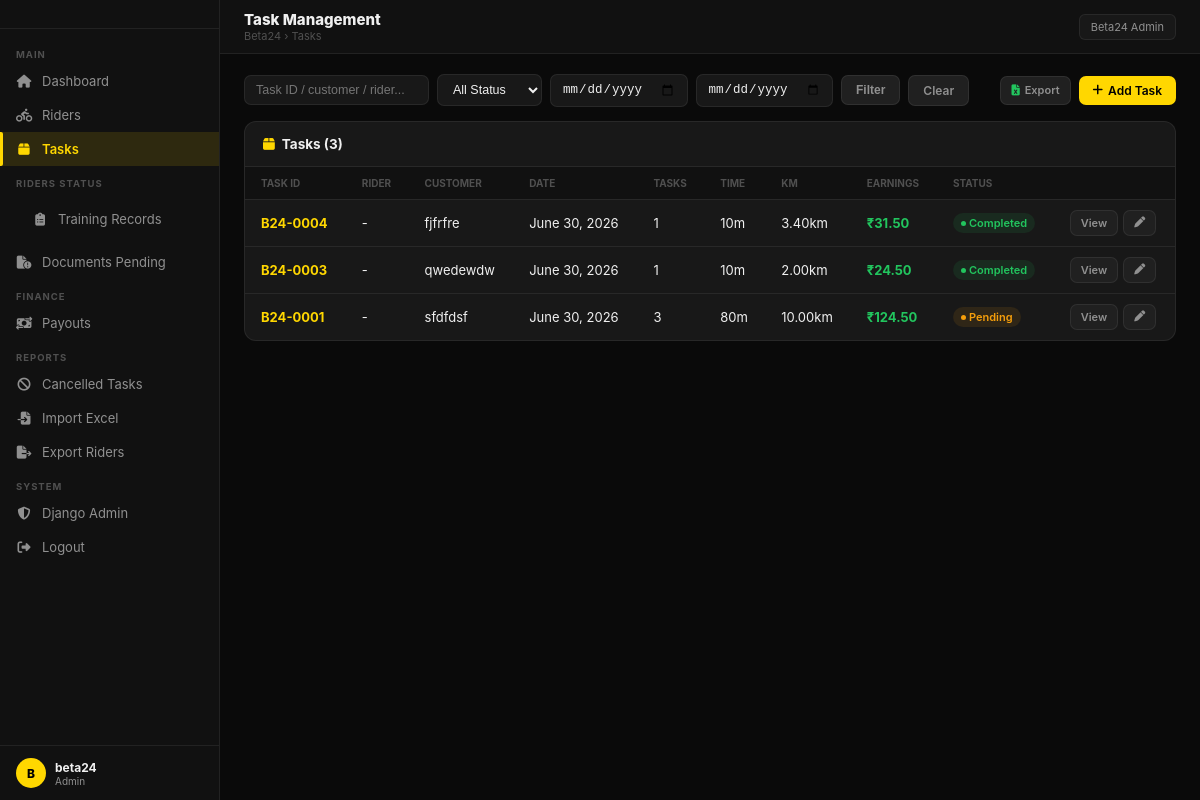
Page /tasks/ (signed in) on the committed database.
### tasks/models.py (models this page shows, shortened)
class Task(models.Model):
    STATUS_CHOICES = [
        ('pending', 'Pending'),
        ('in_progress', 'In Progress'),
        ('completed', 'Completed'),
        ('cancelled', 'Cancelled'),
    ]
    TASK_TYPES = [
        ('delivery', 'Delivery'),
        ('pickup', 'Pickup'),
        ('pickup_delivery', 'Pickup & Delivery'),
        ('other', 'Other'),
    ]
    CANCELLED_BY = [
        ('rider', 'Rider'),
        ('customer', 'Customer'),
        ('company', 'Company'),
    ]
    task_id = models.CharField(max_length=20, unique=True, blank=True)
    rider = models.ForeignKey(Rider, on_delete=models.SET_NULL, null=True, related_name='tasks')
    task_date = models.DateField(default=timezone.now)
    task_type = models.CharField(max_length=30, choices=TASK_TYPES, default='delivery')
    num_tasks = models.PositiveIntegerField(default=1)
    time_taken = models.PositiveIntegerField(default=10)
    distance_km = models.DecimalField(max_digits=6, decimal_places=2, default=2.0)
    customer_name = models.CharField(max_length=100, blank=True)
    customer_number = models.CharField(max_length=15, blank=True)
    pickup_address = models.TextField(blank=True)
    drop_address = models.TextField(blank=True)
    remarks = models.TextField(blank=True)
    status = models.CharField(max_length=20, choices=STATUS_CHOICES, default='pending')
    earnings = models.DecimalField(max_digits=10, decimal_places=2, default=0)
    cancelled_by = models.CharField(max_length=20, choices=CANCELLED_BY, blank=True)
    cancellation_reason = models.TextField(blank=True)
    created_at = models.DateTimeField(auto_now_add=True)
    updated_at = models.DateTimeField(auto_now=True)
    class Meta:
        ordering = ['-task_date', '-created_at']

### tasks/views.py (the view)
# urls.py: path("", views.task_list, name="task_list"),
@login_required
def task_list(request):
    q = request.GET.get('q', '')
    status = request.GET.get('status', '')
    date_from = request.GET.get('from', '')
    date_to = request.GET.get('to', '')
    tasks = Task.objects.select_related('rider').all()
    if q:
        tasks = tasks.filter(
            Q(task_id__icontains=q) |
            Q(customer_name__icontains=q) |
            Q(rider__name__icontains=q))
    if status:
        tasks = tasks.filter(status=status)
    if date_from:
        tasks = tasks.filter(task_date__gte=date_from)
    if date_to:
        tasks = tasks.filter(task_date__lte=date_to)
    return render(request, 'tasks/list.html', {
        'tasks': tasks, 'q': q, 'status': status})

### templates/tasks/list.html (shortened to what this page needs)
{% extends 'base.html' %}
{% block page_title %}Task Management{% endblock %}
{% block breadcrumb %}Tasks{% endblock %}
{% block content %}
<div class="filter-row">
  <form method="get" style="display:flex;gap:8px;flex-wrap:wrap;align-items:center;width:100%;">
    <input type="text" name="q" value="{{ q }}" placeholder="Task ID / customer / rider...">
    <select name="status">
      <option value="">All Status</option>
    </select>
    <input type="date" name="from" value="{{ request.GET.from }}">
    <input type="date" name="to" value="{{ request.GET.to }}">
    <button type="submit" class="btn btn-ghost">Filter</button>
    <a href="{% url 'task_list' %}" class="btn btn-ghost">Clear</a>
    <div style="margin-left:auto;display:flex;gap:8px;">
      <a href="{% url 'task_export' %}" class="btn btn-ghost btn-sm"><i class="fa-solid fa-file-excel" style="color:var(--ok);"></i> Export</a>
      <a href="{% url 'task_add' %}" class="btn btn-y"><i class="fa-solid fa-plus"></i> Add Task</a>
    </div>
  </form>
</div>
<div class="tbl-wrap">
  <div class="tbl-hd"><div class="card-title"><i class="fa-solid fa-box" style="color:var(--y);margin-right:7px;"></i>Tasks ({{ tasks.count }})</div></div>
  <table>
    <thead><tr><th>Task ID</th><th>Rider</th><th>Customer</th><th>Date</th><th>Tasks</th><th>Time</th><th>KM</th><th>Earnings</th><th>Status</th><th></th></tr></thead>
    <tbody>
    {% for t in tasks %}
    <tr>
      <td class="text-y fw7">{{ t.task_id }}</td>
      <td>{{ t.rider.name|default:"-" }}</td>
      <td>{{ t.customer_name|default:"-" }}</td>
      <td>{{ t.task_date }}</td>
      <td>{{ t.num_tasks }}</td>
      <td>{{ t.time_taken }}m</td>
      <td>{{ t.distance_km }}km</td>
      <td class="text-g fw7">{% if t.earnings %}&#8377;{{ t.earnings }}{% else %}-{% endif %}</td>
      <td><span class="badge {% if t.status == 'completed' %}b-g{% elif t.status == 'cancelled' %}b-r{% elif t.status == 'in_progress' %}b-b{% else %}b-w{% endif %}">{{ t.status|title }}</span></td>
      <td style="display:flex;gap:5px;">
        <a href="{% url 'task_detail' t.pk %}" class="btn btn-ghost btn-sm">View</a>
        <a href="{% url 'task_edit' t.pk %}" class="btn btn-ghost btn-sm"><i class="fa-solid fa-pen"></i></a>
      </td>
    </tr>
    {% empty %}<tr><td colspan="10" style="text-align:center;color:var(--t2);padding:24px;">No tasks. <a href="{% url 'task_add' %}">Add first task</a></td></tr>
    {% endfor %}
    </tbody>
  </table>
</div>
{% endblock %}

### templates/base.html (shortened to what this page needs)
{% load static %}
<!DOCTYPE html>
<html lang="en">
<head>
<link rel="stylesheet" href="https://cdnjs.cloudflare.com/ajax/libs/font-awesome/6.5.0/css/all.min.css">
</head>
<body>
<aside class="sb">
  <div class="sb-logo">
  </div>
  <nav class="sb-nav">
    <div class="sb-sec">Main</div>
    <div class="sb-item {% if request.resolver_match.url_name == 'dashboard' %}active{% endif %}">
      <a href="{% url 'dashboard' %}"><i class="fa-solid fa-house"></i> Dashboard</a>
    </div>
    <div class="sb-item {% if 'rider' in request.resolver_match.url_name|default:'' %}active{% endif %}">
      <a href="{% url 'rider_list' %}"><i class="fa-solid fa-person-biking"></i> Riders</a>
    </div>
    <div class="sb-item {% if 'task' in request.resolver_match.url_name|default:'' %}active{% endif %}">
      <a href="{% url 'task_list' %}"><i class="fa-solid fa-box"></i> Tasks</a>
    </div>
    <div class="sb-sec">Riders Status</div>
    <div class="sb-item">
      <div class="sb-item">
      <a href="{% url 'training_records' %}"><i class="fa-solid fa-clipboard-list"></i> Training Records</a>
    </div>
    </div>
    <div class="sb-item">
      <a href="{% url 'rider_list' %}?status=documents_pending"><i class="fa-solid fa-file-circle-exclamation"></i> Documents Pending</a>
    </div>
    <div class="sb-sec">Finance</div>
    <div class="sb-item {% if 'payout' in request.resolver_match.url_name|default:'' %}active{% endif %}">
      <a href="{% url 'payout_list' %}"><i class="fa-solid fa-money-bill-transfer"></i> Payouts</a>
    </div>
    <div class="sb-sec">Reports</div>
    <div class="sb-item">
      <a href="{% url 'cancelled_tasks' %}"><i class="fa-solid fa-ban"></i> Cancelled Tasks</a>
    </div>
    <div class="sb-item">
      <a href="{% url 'excel_import' %}"><i class="fa-solid fa-file-import"></i> Import Excel</a>
    </div>
    <div class="sb-item">
      <a href="{% url 'excel_export' %}"><i class="fa-solid fa-file-export"></i> Export Riders</a>
    </div>
    <div class="sb-sec">System</div>
    <div class="sb-item">
      <a href="/admin/"><i class="fa-solid fa-shield-halved"></i> Django Admin</a>
    </div>
    <div class="sb-item">
      <a href="{% url 'logout' %}"><i class="fa-solid fa-right-from-bracket"></i> Logout</a>
    </div>
  </nav>
  <div class="sb-foot">
    <div class="sb-av">{{ request.user.username|first|upper }}</div>
    <div>
      <div style="font-size:12px;font-weight:700;">{{ request.user.username }}</div>
      <div style="font-size:10px;color:var(--t2);">Admin</div>
    </div>
  </div>
</aside>
<div class="main">
  <div class="topbar">
    <div>
      <div class="topbar-l">{% block page_title %}Dashboard{% endblock %}</div>
      <div class="topbar-sub">Beta24 › {% block breadcrumb %}{% endblock %}</div>
    </div>
    <div class="topbar-r">
      <span style="font-size:11px;color:var(--t2);background:var(--card);border:1px solid var(--b);padding:5px 11px;border-radius:6px;">Beta24 Admin</span>
    </div>
  </div>
  <div class="content">
    {% block content %}{% endblock %}
  </div>
</div>
</body>
</html>

### templates/base.html (style rules this page uses)
:root { --y:#FFD700;--yb:rgba(255,215,0,0.12);--bg:#0A0A0A;--bg2:#111;--card:#181818;--card2:#202020;--b:rgba(255,255,255,0.07);--by:rgba(255,215,0,0.22);--t:#F0F0F0;--t2:#909090;--t3:#505050;--ok:#22C55E;--warn:#F59E0B;--err:#EF4444;--info:#60A5FA;--ok-b:rgba(34,197,94,.1);--warn-b:rgba(245,158,11,.1);--err-b:rgba(239,68,68,.1);--info-b:rgba(96,165,250,.1); }
* { margin:0;padding:0;box-sizing:border-box; }
body { font-family:-apple-system,'Segoe UI',sans-serif;background:var(--bg);color:var(--t);min-height:100vh;display:flex; }
a { color:var(--y);text-decoration:none; }
.sb { width:220px;min-height:100vh;background:var(--bg2);border-right:1px solid var(--b);display:flex;flex-direction:column;position:fixed;top:0;left:0;z-index:100; }
.sb-logo { padding:14px 16px;border-bottom:1px solid var(--b); }
.sb-nav { flex:1;padding:8px 0;overflow-y:auto; }
.sb-sec { font-size:9.5px;color:var(--t3);text-transform:uppercase;letter-spacing:1px;padding:12px 16px 4px;font-weight:700; }
.sb-item { display:flex;align-items:center;gap:10px;padding:9px 16px;font-size:13px;color:var(--t2);position:relative;transition:all .15s; }
.sb-item.active,.sb-item.active a { color:var(--y);font-weight:600; }
.sb-item.active { background:var(--yb); }
.sb-item.active::before { content:'';position:absolute;left:0;top:0;bottom:0;width:3px;background:var(--y);border-radius:0 2px 2px 0; }
.sb-item i { width:16px;text-align:center; }
.sb-item a { color:inherit;display:flex;align-items:center;gap:10px;width:100%; }
.sb-foot { padding:12px 16px;border-top:1px solid var(--b);display:flex;align-items:center;gap:9px; }
.sb-av { width:30px;height:30px;background:var(--y);border-radius:50%;display:flex;align-items:center;justify-content:center;font-size:12px;font-weight:800;color:#000; }
.main { margin-left:220px;flex:1;min-height:100vh;display:flex;flex-direction:column; }
.topbar { background:var(--bg2);border-bottom:1px solid var(--b);padding:0 24px;height:54px;display:flex;align-items:center;justify-content:space-between;position:sticky;top:0;z-index:50; }
.topbar-l { font-size:15px;font-weight:800; }
.topbar-sub { font-size:11px;color:var(--t3); }
.topbar-r { display:flex;align-items:center;gap:10px; }
.content { padding:20px 24px;flex:1; }
.card-title { font-size:13.5px;font-weight:700; }
.btn { display:inline-flex;align-items:center;gap:5px;font-size:12px;padding:7px 14px;border-radius:7px;border:none;cursor:pointer;font-weight:600;transition:all .15s;text-decoration:none; }
.btn-y { background:var(--y);color:#000; }
.btn-ghost { background:var(--card2);border:1px solid var(--b);color:var(--t2); }
.btn-sm { font-size:11px;padding:5px 10px; }
.tbl-wrap { background:var(--card);border:1px solid var(--b);border-radius:12px;overflow:hidden;margin-bottom:18px; }
.tbl-hd { padding:14px 18px;display:flex;align-items:center;justify-content:space-between;border-bottom:1px solid var(--b); }
table { width:100%;border-collapse:collapse; }
th { font-size:10px;font-weight:700;color:var(--t3);text-transform:uppercase;padding:10px 16px;text-align:left;background:rgba(0,0,0,.3);border-bottom:1px solid var(--b); }
td { padding:10px 16px;font-size:13px;border-bottom:1px solid var(--b); }
tr:last-child td { border-bottom:none; }
.badge { display:inline-flex;align-items:center;gap:3px;font-size:11px;font-weight:600;padding:3px 8px;border-radius:20px; }
.badge::before { content:'';width:5px;height:5px;border-radius:50%;background:currentColor; }
.b-g { background:var(--ok-b);color:var(--ok); }
.b-w { background:var(--warn-b);color:var(--warn); }
.filter-row { display:flex;gap:8px;flex-wrap:wrap;margin-bottom:14px;align-items:center; }
.filter-row input,.filter-row select { background:var(--card);border:1px solid var(--b);border-radius:7px;padding:7px 11px;color:var(--t);font-size:12.5px;outline:none; }
.text-y { color:var(--y); }
.text-g { color:var(--ok); }
.fw7 { font-weight:700; }

### rows in the picture
Task: task_id "B24-0004", rider.name "-", customer_name "fjfrfre", task_date "June 30, 2026", num_tasks "1", time_taken "10", distance_km "3.40", earnings "31.50", status "Completed"
Task: task_id "B24-0003", rider.name "-", customer_name "qwedewdw", task_date "June 30, 2026", num_tasks "1", time_taken "10", distance_km "2.00", earnings "24.50", status "Completed"
Task: task_id "B24-0001", rider.name "-", customer_name "sfdfdsf", task_date "June 30, 2026", num_tasks "3", time_taken "80", distance_km "10.00", earnings "124.50", status "Pending"

### other values in the picture
{{ request.user.username|first|upper }} "B"
{{ request.user.username }} "beta24"
{{ tasks.count }} "3"
